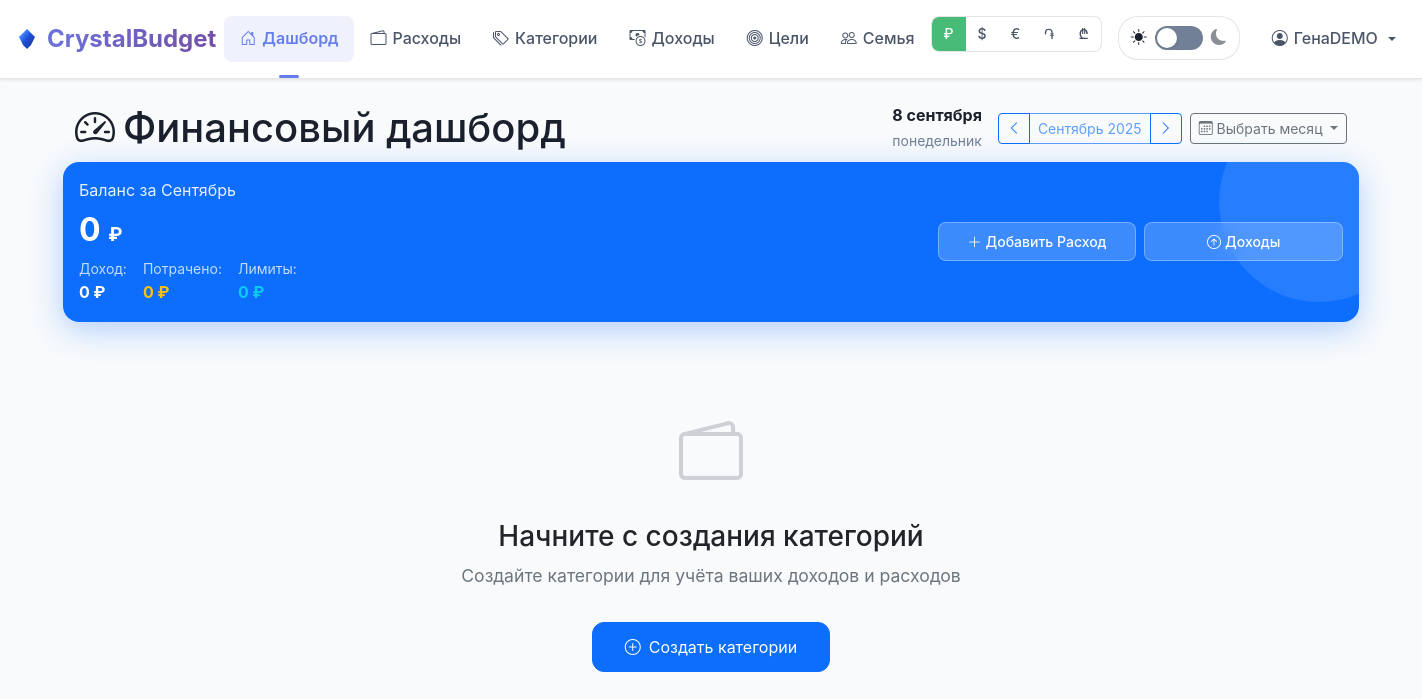
The page /dashboard (signed in) on the database as committed earlier.
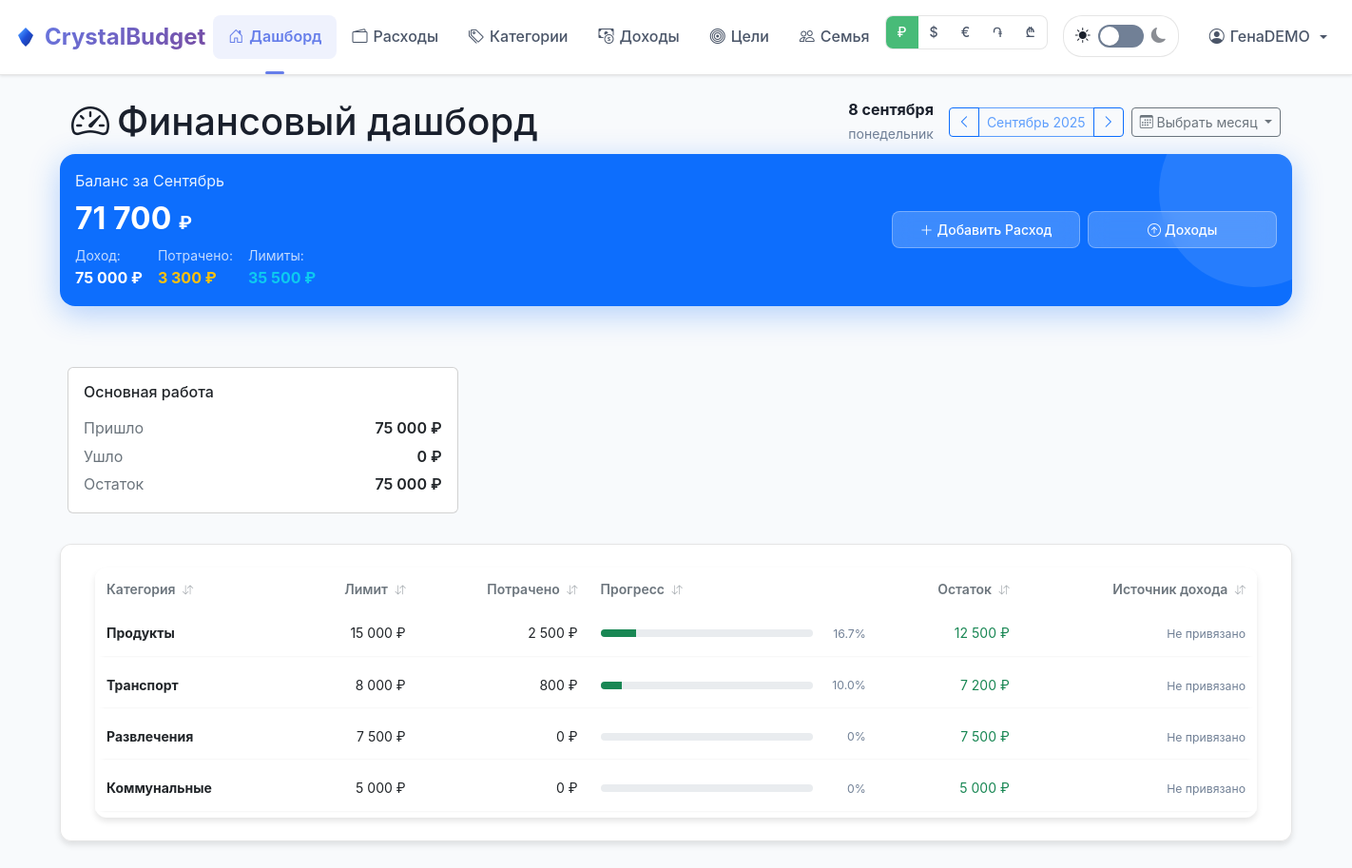
The same page on the database as committed later.
### tables this page shows
CREATE TABLE income_sources (
      id INTEGER PRIMARY KEY AUTOINCREMENT,
      user_id INTEGER NOT NULL REFERENCES users(id) ON DELETE CASCADE,
      name TEXT NOT NULL,
      is_default INTEGER NOT NULL DEFAULT 0,
      UNIQUE(user_id, name)
    );

CREATE TABLE categories (
            id INTEGER PRIMARY KEY AUTOINCREMENT,
            user_id INTEGER NOT NULL REFERENCES users(id) ON DELETE CASCADE,
            name TEXT NOT NULL,
            limit_type TEXT NOT NULL CHECK(limit_type IN ('fixed','percent')),
            value REAL NOT NULL, category_type TEXT DEFAULT 'expense' CHECK(category_type IN ('expense','income')),
            UNIQUE(user_id, name)
        );

### app.py (the view, shortened to what this page needs)
@app.route("/dashboard")
@login_required
def dashboard():
    month = request.args.get("month") or datetime.now().strftime("%Y-%m")
    conn = get_db()
    uid = session["user_id"]
    try:
        current_date = datetime.strptime(month, "%Y-%m")
        prev_month = (current_date.replace(day=1) - timedelta(days=1)).strftime("%Y-%m")
        next_month = (current_date.replace(day=28) + timedelta(days=4)).replace(day=1).strftime("%Y-%m")
        current_month_name = current_date.strftime("%B %Y")
        month_names_ru = {
            "January": "Январь", "February": "Февраль", "March": "Март", "April": "Апрель",
            "May": "Май", "June": "Июнь", "July": "Июль", "August": "Август",
            "September": "Сентябрь", "October": "Октябрь", "November": "Ноябрь", "December": "Декабрь"
        }
        eng_month_name = current_date.strftime("%B")
        current_month_name = f"{month_names_ru.get(eng_month_name, eng_month_name)} {current_date.year}"
        month_names = ["Январь", "Февраль", "Март", "Апрель", "Май", "Июнь",
                       "Июль", "Август", "Сентябрь", "Октябрь", "Ноябрь", "Декабрь"]
    except ValueError:
        month = datetime.now().strftime("%Y-%m")
        current_date = datetime.now()
        prev_month = (current_date.replace(day=1) - timedelta(days=1)).strftime("%Y-%m")
        next_month = (current_date.replace(day=28) + timedelta(days=4)).replace(day=1).strftime("%Y-%m")
        current_month_name = "Текущий месяц"
        month_names = ["Январь", "Февраль", "Март", "Апрель", "Май", "Июнь",
                       "Июль", "Август", "Сентябрь", "Октябрь", "Ноябрь", "Декабрь"]
    categories = conn.execute(
        "SELECT * FROM categories WHERE user_id=? ORDER BY name", (uid,)
    ).fetchall()
    income_sum = conn.execute(
        """
        SELECT COALESCE(SUM(amount), 0)
        FROM income_daily
        WHERE user_id = ? AND strftime('%Y-%m', date) = ?
        """,
        (uid, month),
    ).fetchone()[0]
    expenses_rows = conn.execute(
        """
        SELECT e.id, e.date, e.amount, e.note, c.name as category_name
        FROM expenses e
        JOIN categories c ON c.id = e.category_id
        WHERE e.user_id = ? AND e.month = ?
        ORDER BY e.date DESC, e.id DESC
        """,
        (uid, month),
    ).fetchall()
    spent_by_cat = conn.execute(
        """
        SELECT c.id, c.name, COALESCE(SUM(e.amount), 0) as spent
        FROM categories c
        LEFT JOIN expenses e ON e.category_id = c.id AND e.user_id = c.user_id AND e.month = ?
        WHERE c.user_id = ?
        GROUP BY c.id, c.name
        """,
        (month, uid),
    ).fetchall()
    rule_rows = conn.execute(
        "SELECT category_id, source_id FROM source_category_rules WHERE user_id=?",
        (uid,),
    ).fetchall()
    rule_map = {r["category_id"]: r["source_id"] for r in rule_rows}
    sources = conn.execute(
        "SELECT id, name FROM income_sources WHERE user_id=? ORDER BY name", (uid,)
    ).fetchall()
    income_by_source = {
        s["id"]: conn.execute(
            """
            SELECT COALESCE(SUM(amount),0) FROM income_daily
            WHERE user_id=? AND source_id=? AND strftime('%Y-%m', date)=?
            """,
            (uid, s["id"], month),
        ).fetchone()[0]
        for s in sources
    }
    limits = conn.execute(
        "SELECT id, name, limit_type, value FROM categories WHERE user_id=?",
        (uid,),
    ).fetchall()
    data = []
    for row in limits:
        cat_id = row["id"]
        limit_val = 0.0
        if row["limit_type"] == "fixed":
            limit_val = float(row["value"])
        else:  # percent
            source_id = rule_map.get(cat_id)
            if source_id and source_id in income_by_source:
                source_income = float(income_by_source[source_id])
                limit_val = source_income * float(row["value"]) / 100.0
            else:
                limit_val = float(income_sum) * float(row["value"]) / 100.0
        spent = 0.0
        for s in spent_by_cat:
            if s["id"] == cat_id:
                spent = float(s["spent"])
                break
        source_id = rule_map.get(cat_id)
        source_name = None
        if source_id:
            for s in sources:
                if s["id"] == source_id:
                    source_name = s["name"]
                    break
        data.append(
            dict(category_name=row["name"], limit=limit_val, spent=spent, id=cat_id, source_name=source_name)
        )
    expense_by_source = {s["id"]: 0.0 for s in sources}
    limits_by_source = {s["id"]: 0.0 for s in sources}
    for cat in limits:
        cat_id = cat["id"]
        src_id = rule_map.get(cat_id)
        if not src_id:
            continue
    source_balances = []
    for s in sources:
        sid = s["id"]
        inc = float(income_by_source.get(sid, 0.0))
        sp = float(expense_by_source.get(sid, 0.0))
        limits_total = float(limits_by_source.get(sid, 0.0))
        remaining_after_limits = inc - limits_total  # остается после всех запланированных лимитов
        source_balances.append(
            dict(source_id=sid, source_name=s["name"], income=inc, spent=sp,
                 rest=inc - sp, limits_total=limits_total, remaining_after_limits=remaining_after_limits)
        )
    conn.close()
    today = datetime.now().strftime("%Y-%m-%d")
    return render_template(
        "dashboard.html",
        categories=categories,
        expenses=expenses_rows,
        budget_data=data,
        income=income_sum,
        current_month=month,
        current_month_name=current_month_name,
        prev_month=prev_month,
        next_month=next_month,
        month_names=month_names,
        today=today,
        source_balances=source_balances,
        sources=sources,
    )

### templates/dashboard.html (shortened to what this page needs)
{% extends "base.html" %}
{% block content %}
<div class="row align-items-center justify-content-between header-row mb-4">
  <div class="col-auto">
    <h1 class="m-0 d-flex align-items-center gap-2">
      <i class="bi bi-speedometer2"></i> Финансовый дашборд
    </h1>
  </div>
  <div class="col-12 col-md-auto">
    <div class="d-flex align-items-center justify-content-between flex-wrap gap-3">
      <div class="text-center">
        <div class="fw-bold text-primary" id="current-date-display"></div>
        <small class="text-muted" id="current-day-display"></small>
      </div>
      <div class="d-flex align-items-center gap-2">
        <div class="btn-group" role="group">
          <a href="?month={{ prev_month }}" class="btn btn-outline-primary btn-sm">
            <i class="bi bi-chevron-left"></i>
          </a>
          <span class="btn btn-outline-primary btn-sm disabled d-none d-sm-inline" style="min-width: 120px;">
            {{ current_month_name }}
          </span>
          <a href="?month={{ next_month }}" class="btn btn-outline-primary btn-sm">
            <i class="bi bi-chevron-right"></i>
          </a>
        </div>
        <div class="dropdown">
          <button class="btn btn-sm btn-outline-secondary dropdown-toggle" type="button" data-bs-toggle="dropdown">
            <span class="d-none d-md-inline"><i class="bi bi-calendar3"></i> Выбрать месяц</span>
          </button>
      </div>
    </div>
  </div>
</div>
<div class="balance-hero p-3 mb-4">
  <div class="row align-items-center">
    <div class="col-md-8">
      <div class="balance-label">Баланс за {{ current_month_name.split()[0] }}</div>
      {% set total_spent = budget_data|map(attribute='spent')|sum %}
      <h2 class="balance-amount mb-2">{{ (income - total_spent)|format_amount }} <small style="font-size:0.6em">₽</small></h2>
      <div class="d-flex gap-3 flex-wrap">
        <div>
          <small class="d-block opacity-75">Доход:</small>
          <strong>{{ income|format_amount }} ₽</strong>
        </div>
        <div>
          <small class="d-block opacity-75">Потрачено:</small>
          <strong class="text-warning">{{ total_spent|format_amount }} ₽</strong>
        </div>
        <div class="d-none d-md-block">
          <small class="d-block opacity-75">Лимиты:</small>
          <strong class="text-info">{{ budget_data|map(attribute='limit')|sum|format_amount }} ₽</strong>
        </div>
      </div>
    </div>
    <div class="col-md-4 text-md-end mt-3 mt-md-0">
      <div class="balance-actions">
        <button type="button" class="btn btn-balance" data-bs-toggle="modal" data-bs-target="#expenseModal">
          <i class="bi bi-plus-lg me-1"></i><span class="d-none d-lg-inline">Добавить </span>Расход
        </button>
        <button type="button" class="btn btn-balance" data-bs-toggle="modal" data-bs-target="#incomeModal">
          <i class="bi bi-arrow-up-circle me-1"></i>Доходы
        </button>
      </div>
    </div>
  </div>
</div>
{% if source_balances and source_balances|length > 0 %}
<div class="row g-3 mb-4">
  {% for s in source_balances %}
  <div class="col-12 col-sm-6 col-lg-4">
    <div class="card source-card">
      <div class="card-body">
        <h6 class="mb-3">{{ s.source_name }}</h6>
        <div class="d-flex justify-content-between mb-1"><span class="k">Пришло</span><span class="v currency">{{ s.income|format_amount }} <span class="currency-display">{{ currency_symbol|default("₽") }}</span></span></div>
        <div class="d-flex justify-content-between mb-1"><span class="k">Ушло</span><span class="v currency">{{ s.spent|format_amount }} <span class="currency-display">{{ currency_symbol|default("₽") }}</span></span></div>
        <div class="d-flex justify-content-between">
          <span class="k">Остаток</span>
          <span class="v currency {% if s.rest < 0 %}text-danger{% endif %}">{{ s.rest|format_amount }} <span class="currency-display">{{ currency_symbol|default("₽") }}</span></span>
        </div>
      </div>
    </div>
  </div>
  {% endfor %}
</div>
{% endif %}
{% if budget_data %}
<div class="d-none d-md-block modern-card">
  <div class="card-body table-wrap">
    <table class="table-modern w-100" id="categoriesTable">
      <thead>
        <tr>
          <th class="sortable" data-sort="category">
            Категория <i class="bi bi-arrow-down-up ms-1 sort-icon"></i>
          </th>
          <th class="text-end sortable hide-mobile" data-sort="limit">
            Лимит <i class="bi bi-arrow-down-up ms-1 sort-icon"></i>
          </th>
          <th class="text-end sortable" data-sort="spent">
            <span class="d-none d-md-inline">Потрачено</span>
            <i class="bi bi-arrow-down-up ms-1 sort-icon"></i>
          </th>
          <th class="sortable hide-mobile" data-sort="progress" style="min-width:200px">
            Прогресс <i class="bi bi-arrow-down-up ms-1 sort-icon"></i>
          </th>
          <th class="text-end sortable" data-sort="remaining">
            <span class="d-none d-md-inline">Остаток</span>
            <i class="bi bi-arrow-down-up ms-1 sort-icon"></i>
          </th>
          <th class="text-end sortable mobile-compact" data-sort="source">
            <span class="d-none d-md-inline">Источник дохода</span>
            <i class="bi bi-arrow-down-up ms-1 sort-icon"></i>
          </th>
        </tr>
      </thead>
      <tbody>
        {% for item in budget_data %}
          {% set progress_percent = (item.limit > 0 and (item.spent / item.limit * 100) or 0) | round(1) %}
          {% set rest = item.limit - item.spent %}
          {% set status_order = 3 if item.spent > item.limit else (2 if item.limit > 0 and (item.spent / item.limit) > 0.8 else 1) %}
          <tr data-category="{{ item.category_name }}"
              data-limit="{{ item.limit }}"
              data-spent="{{ item.spent }}"
              data-progress="{{ progress_percent }}"
              data-remaining="{{ rest }}"
              data-status="{{ status_order }}"
              data-source="{{ item.source_name or 'Не привязано' }}">
            <td class="cell-title">
              {{ item.category_name }}
            </td>
            <td class="text-end currency hide-mobile">{{ item.limit|format_amount }} <span class="currency-display">{{ currency_symbol|default("₽") }}</span></td>
            <td class="text-end currency {{ 'text-danger' if item.spent > item.limit else '' }}">
              {{ item.spent|format_amount }} <span class="currency-display">{{ currency_symbol|default("₽") }}</span>
            </td>
            <td class="hide-mobile">
              <div class="d-flex align-items-center gap-2">
                <div class="flex-grow-1">
                  <div class="progress">
                    <div class="progress-bar {% if progress_percent < 50 %}bg-success{% elif progress_percent < 80 %}bg-warning{% else %}bg-danger{% endif %}"
                         role="progressbar"
                         style="width: {{ [progress_percent, 100] | min }}%;">
                    </div>
                  </div>
                </div>
                <small class="text-muted" style="width:48px;text-align:right;">{{ progress_percent }}%</small>
              </div>
            </td>
            <td class="text-end currency {{ 'text-danger' if rest < 0 else 'text-success' }}">{{ rest|format_amount }} <span class="currency-display">{{ currency_symbol|default("₽") }}</span></td>
            <td class="text-end mobile-compact">
              {% if item.source_name %}
                <span class="d-none d-md-inline text-primary small">{{ item.source_name }}</span>
                <span class="d-md-none text-primary small">{{ item.source_name[:8] }}{{ '...' if item.source_name|length > 8 else '' }}</span>
              {% else %}
                <span class="text-muted small">
                  <span class="d-none d-md-inline">Не привязано</span>
                </span>
              {% endif %}
            </td>
          </tr>
        {% endfor %}
      </tbody>
    </table>
  </div>
</div>
{% else %}
<div class="empty-state">
  <div class="empty-state-icon">
    <i class="bi bi-wallet2"></i>
  </div>
  <h3>Начните с создания категорий</h3>
  <p>Создайте категории для учёта ваших доходов и расходов</p>
  <a href="{{ url_for('categories') }}" class="btn btn-primary btn-lg">
    <i class="bi bi-plus-circle me-2"></i>Создать категории
  </a>
</div>
{% endif %}
{% endblock %}

Rows that differ between the two databases and show on the page:
added income_sources: source_name "Основная работа", income "75 000", currency_symbol "₽", spent "0", rest "75 000"
added categories: category_name "Продукты", limit "15 000", currency_symbol "₽", spent "2 500", progress_percent "16.7", rest "12 500"
added categories: category_name "Транспорт", limit "8 000", currency_symbol "₽", spent "800", progress_percent "10.0", rest "7 200"
added categories: category_name "Развлечения", limit "7 500", currency_symbol "₽", spent "0", progress_percent "0", rest "7 500"
added categories: category_name "Коммунальные", limit "5 000", currency_symbol "₽", spent "0", progress_percent "0", rest "5 000"
Other text that changed with them:
{{ (income - total_spent)|format_amount }}: "0" → "71 700"
{{ income|format_amount }}: "0" → "75 000"
{{ total_spent|format_amount }}: "0" → "3 300"
{{ budget_data|map(attribute='limit')|sum|format_amount }}: "0" → "35 500"
text no longer shown: "Начните с создания категорий Создайте категории для учёта ваших доходов и расходов Создать категории"
text now shown: "Категория Лимит Потрачено Прогресс Остаток Источник дохода"
